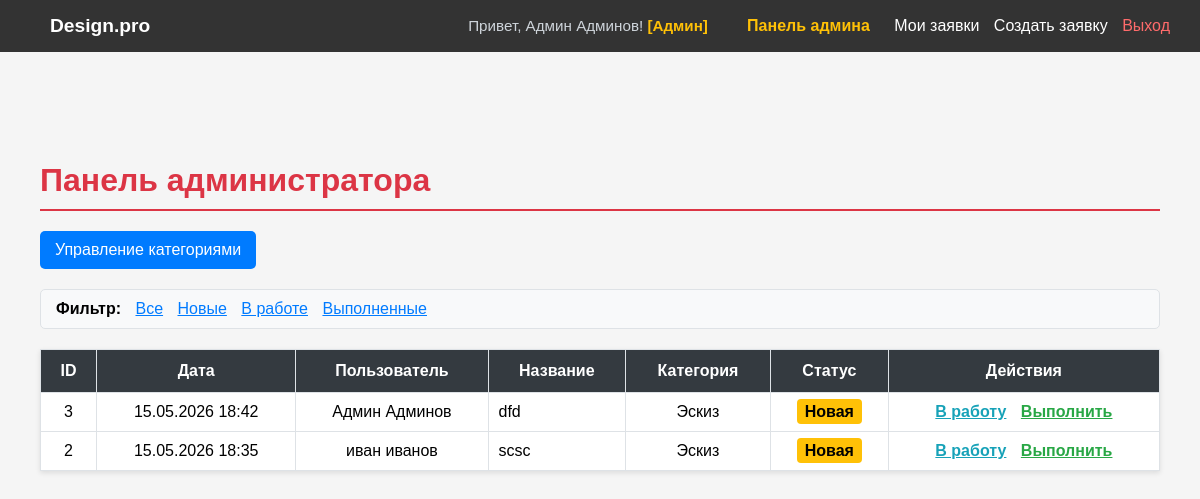
Before: /admin-dashboard/ (signed in) with the older database file.
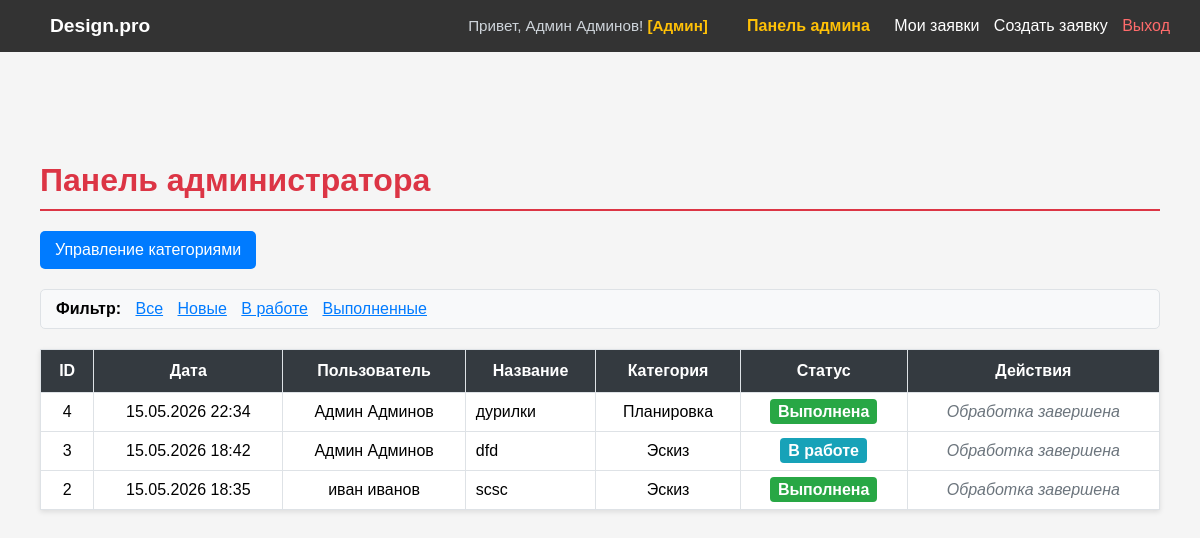
After: the same page with the newer database file.
### portal/models.py (models this page shows, shortened)
class Application(models.Model):
    STATUS_CHOICES = (
        ('new', 'Новая'),
        ('in_progress', 'Принято в работу'),
        ('completed', 'Выполнено'),
    )
    title = models.CharField(
        'Название',
        max_length=200
    )
    description = models.TextField(
        'Описание'
    )
    category = models.ForeignKey(
        Category,
        on_delete=models.CASCADE,
        verbose_name='Категория',
        related_name='applications'
    )
    photo = models.ImageField(
        'Фото помещения',
        upload_to='applications/%Y/%m/%d/',
        blank=True,
        null=True
    )
    status = models.CharField(
        'Статус',
        max_length=20,
        choices=STATUS_CHOICES,
        default='new'
    )
    created_at = models.DateTimeField(
        'Дата создания',
        auto_now_add=True
    )
    user = models.ForeignKey(
        CustomUser,
        on_delete=models.CASCADE,
        verbose_name='Пользователь',
        related_name='applications'
    )
    design_image = models.ImageField(
        'Дизайн помещения',
        upload_to='designs/%Y/%m/%d/',
        blank=True,
        null=True,
        help_text='Загружается при смене статуса на "Выполнено"'
    )
    admin_comment = models.TextField(
        'Комментарий администратора',
        blank=True,
        null=True,
        help_text='Заполняется при смене статуса на "Принято в работу"'
    )
    updated_at = models.DateTimeField('Дата изменения', null=True, blank=True)
    class Meta:
        verbose_name = 'Заявка'
        verbose_name_plural = 'Заявки'
        ordering = ['-created_at']  # Сортировка по убыванию даты

class CustomUser(AbstractUser):
    username = models.CharField(
        'Логин',
        max_length=150,
        unique=True,
        validators=[latin_validator],
        help_text='Только латинские буквы и дефис.'
    )
    last_name = models.CharField(
        'Фамилия',
        max_length=150,
        validators=[cyrillic_validator],
        help_text='Только кириллица.'
    )
    first_name = models.CharField(
        'Имя',
        max_length=150,
        validators=[cyrillic_validator],
        help_text='Только кириллица.'
    )
    middle_name = models.CharField(
        'Отчество',
        max_length=150,
        validators=[cyrillic_validator],
        blank=True,  # Можно оставить пустым
        help_text='Только кириллица.'
    )
    USERNAME_FIELD = 'username'
    REQUIRED_FIELDS = ['first_name', 'last_name', 'email']
    class Meta:
        verbose_name = 'Пользователь'
        verbose_name_plural = 'Пользователи'

class Category(models.Model):
    name = models.CharField(
        'Название категории',
        max_length=100,
        unique=True
    )
    class Meta:
        verbose_name = 'Категория'
        verbose_name_plural = 'Категории'

### portal/views.py (the view)
# urls.py: path('admin-dashboard/', views.admin_dashboard, name='admin_dashboard'),
@login_required
@user_passes_test(is_admin, login_url='home')
def admin_dashboard(request):
    applications = Application.objects.all().order_by('-created_at')
    status_filter = request.GET.get('status')
    if status_filter:
        applications = applications.filter(status=status_filter)
    context = {
        'applications': applications,
        'status_filter': status_filter,
    }
    return render(request, 'portal/admin_dashboard.html', context)

### portal/views.py (called while the page is built)
def is_admin(user):
    return user.is_authenticated and user.is_staff

### portal/templates/portal/admin_dashboard.html (shortened to what the changed rows need)
{% extends 'portal/index.html' %}
{% block content %}
<div style="max-width: 1200px; margin: 50px auto; padding: 20px;">
    <h1 style="color: #dc3545; border-bottom: 2px solid #dc3545; padding-bottom: 10px;">Панель администратора</h1>
    <table style="width: 100%; border-collapse: collapse; background: white; box-shadow: 0 2px 5px rgba(0,0,0,0.1);">
        <thead>
            <tr style="background: #343a40; color: white;">
                <th style="padding: 12px; border: 1px solid #dee2e6;">ID</th>
                <th style="padding: 12px; border: 1px solid #dee2e6;">Дата</th>
                <th style="padding: 12px; border: 1px solid #dee2e6;">Пользователь</th>
                <th style="padding: 12px; border: 1px solid #dee2e6;">Название</th>
                <th style="padding: 12px; border: 1px solid #dee2e6;">Категория</th>
                <th style="padding: 12px; border: 1px solid #dee2e6;">Статус</th>
                <th style="padding: 12px; border: 1px solid #dee2e6;">Действия</th>
            </tr>
        </thead>
        <tbody>
            {% for app in applications %}
            <tr style="text-align: center;">
                <td style="padding: 10px; border: 1px solid #dee2e6;">{{ app.pk }}</td>
                <td style="padding: 10px; border: 1px solid #dee2e6;">{{ app.created_at|date:"d.m.Y H:i" }}</td>
                <td style="padding: 10px; border: 1px solid #dee2e6;">{{ app.user.get_full_name }}</td>
                <td style="padding: 10px; border: 1px solid #dee2e6; text-align: left;">{{ app.title }}</td>
                <td style="padding: 10px; border: 1px solid #dee2e6;">{{ app.category.name }}</td>
                <td style="padding: 10px; border: 1px solid #dee2e6;">
                    {% if app.status == 'new' %}
                        <span style="background: #ffc107; padding: 4px 8px; border-radius: 4px; font-weight: bold;">Новая</span>
                    {% elif app.status == 'in_progress' %}
                        <span style="background: #17a2b8; padding: 4px 8px; border-radius: 4px; color: white; font-weight: bold;">В работе</span>
                    {% else %}
                        <span style="background: #28a745; padding: 4px 8px; border-radius: 4px; color: white; font-weight: bold;">Выполнена</span>
                    {% endif %}
                </td>
                <td style="padding: 10px; border: 1px solid #dee2e6;">
                    {% if app.status == 'new' %}
                        <a href="{% url 'change_status_in_progress' app.pk %}" style="color: #17a2b8; margin-right: 10px; font-weight: bold;"> В работу</a>
                        <a href="{% url 'change_status_completed' app.pk %}" style="color: #28a745; font-weight: bold;"> Выполнить</a>
                    {% else %}
                        <span style="color: #6c757d; font-style: italic;">Обработка завершена</span>
                    {% endif %}
                </td>
            </tr>
            {% empty %}
            <tr>
                <td colspan="7" style="padding: 30px; color: #6c757d;">Заявок не найдено</td>
            </tr>
            {% endfor %}
        </tbody>
    </table>
</div>
{% endblock %}

Changed rows visible on the page:
added Application: pk "4", created_at "15.05.2026 22:34", user.get_full_name "Админ Админов", title "дурилки", category.name "Планировка", status "Выполнена"
changed Application "dfd": status "Новая В работу Выполнить" → "В работе Обработка завершена"
changed Application "scsc": status "Новая В работу Выполнить" → "Выполнена Обработка завершена"
